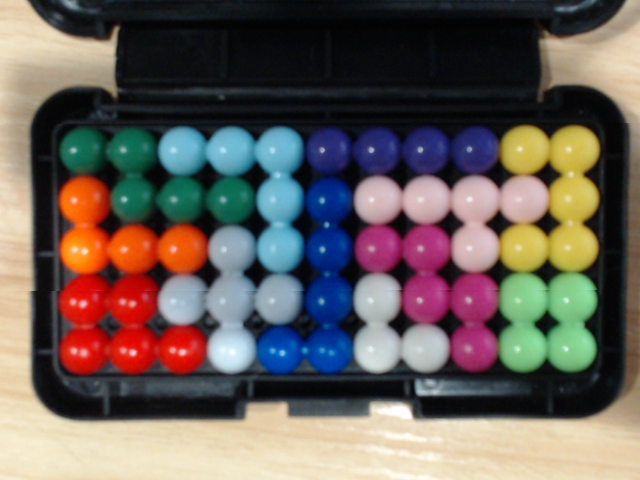
#> input picture kanoodle-cv/trackbar/example-full-board.png, 640 x 480 px, found by its file name
$ python trackbar.py
#> lines starting #> are read from the running program, lines starting #| are printed output that depends on the picture; after the words box and inside, x2 and y2 are one past the last pixel; in counts of white or black regions, pixels touching at a corner belong together
import cv2
import numpy as np
import argparse
import json

WINDOW_NAME = "board"
LETTERS = "ABCDEFGHIJKL"

def get_hsv_trackbar_positions():
    # Get current positions of all trackbars
    h_min = cv2.getTrackbarPos('HMin', WINDOW_NAME)
    s_min = cv2.getTrackbarPos('SMin', WINDOW_NAME)
    v_min = cv2.getTrackbarPos('VMin', WINDOW_NAME)
    h_max = cv2.getTrackbarPos('HMax', WINDOW_NAME)
    s_max = cv2.getTrackbarPos('SMax', WINDOW_NAME)
    v_max = cv2.getTrackbarPos('VMax', WINDOW_NAME)
    return [[h_min, s_min, v_min], [h_max, s_max, v_max]]

def nothing(unused):
    pass

def save_callback(value, colors):
    if value == 1:
        letter_index = cv2.getTrackbarPos('Letter', WINDOW_NAME)
        letter = LETTERS[letter_index]

        print("Saving letter ", letter, "...")

        hsv_positions = get_hsv_trackbar_positions()
        colors[letter] = hsv_positions

if __name__ == "__main__":
    parser = argparse.ArgumentParser()
    parser.add_argument("--image", help="name of the image",
                        type=str, default="example-full-board.png")
    args = parser.parse_args()

    # Build our letter to color mapping
    colors = {}

    # Load image
    image = cv2.imread("trackbar/" + args.image)
#> image is the input picture: shape (480, 640, 3); mean B, G, R 89.6, 95.4, 104.9

    # Create a WINDOW_NAME
    cv2.namedWindow(WINDOW_NAME)

    # Create trackbars for color change
    # Hue is from 0-179 for Opencv
    cv2.createTrackbar('HMin', WINDOW_NAME, 0, 179, nothing)
#> slider 'HMin' is set to 35
    cv2.createTrackbar('SMin', WINDOW_NAME, 0, 255, nothing)
#> slider 'SMin' is set to 51
    cv2.createTrackbar('VMin', WINDOW_NAME, 0, 255, nothing)
#> slider 'VMin' is set to 51
    cv2.createTrackbar('HMax', WINDOW_NAME, 0, 179, nothing)
#> slider 'HMax' is set to 179
    cv2.createTrackbar('SMax', WINDOW_NAME, 0, 255, nothing)
#> slider 'SMax' is set to 255
    cv2.createTrackbar('VMax', WINDOW_NAME, 0, 255, nothing)
#> slider 'VMax' is set to 255

    # Create a mock button to save the values for a specific letter
    cv2.createTrackbar('Save', WINDOW_NAME, 0, 1, lambda x : save_callback(x, colors))
#> slider 'Save' is set to 1

    # Create trackbar to represent a letter (indices 0 to 11)
    cv2.createTrackbar('Letter', WINDOW_NAME, 0, 11, nothing)
#> slider 'Letter' is set to 2

    # Set default value for Max HSV trackbars
    cv2.setTrackbarPos('HMax', WINDOW_NAME, 179)
    cv2.setTrackbarPos('SMax', WINDOW_NAME, 255)
    cv2.setTrackbarPos('VMax', WINDOW_NAME, 255)

    while True:
        # Get current positions of all trackbars
        hsv_positions = get_hsv_trackbar_positions()

        # Set minimum and maximum HSV values to display
        lower = np.array(hsv_positions[0])
        upper = np.array(hsv_positions[1])

        # Convert to HSV format and color threshold
        hsv = cv2.cvtColor(image, cv2.COLOR_BGR2HSV)
#> hsv: shape (480, 640, 3); mean H, S, V 71.6, 96.1, 121.2
        mask = cv2.inRange(hsv, lower, upper)
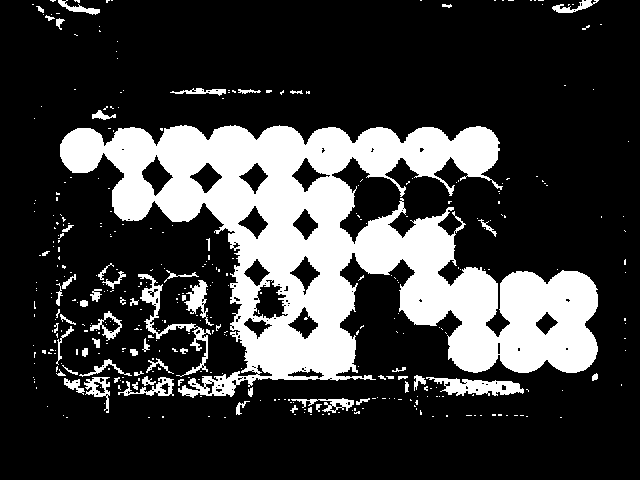
#> mask: shape (480, 640); 22.9% white; 384 white regions (321 under 20 px), largest, box (x1, y1, x2, y2) and area: (60, 125, 598, 398) 61984, (138, 274, 211, 377) 1037, (426, 377, 524, 396) 1031
        result = cv2.bitwise_and(image, image, mask=mask)
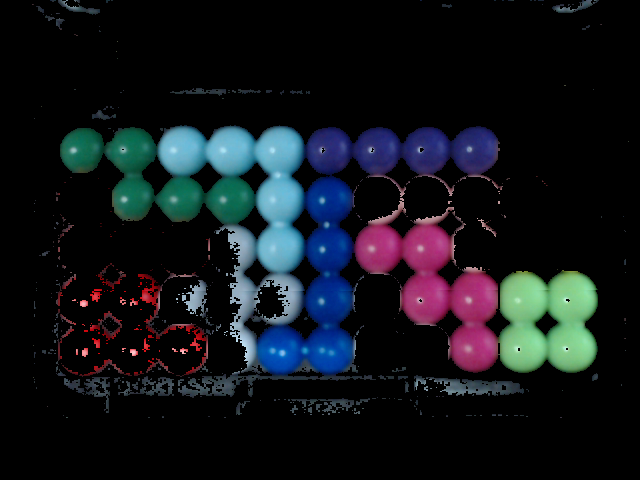
#> result: shape (480, 640, 3); mean B, G, R 26.2, 21.2, 17.4

        # Display result image
        cv2.imshow('image', result)

        # Hit 'q' to exit
        if cv2.waitKey(1) == ord('q'):
#> (key q is pressed here)
            break

    cv2.destroyAllWindows()

    print(colors)
